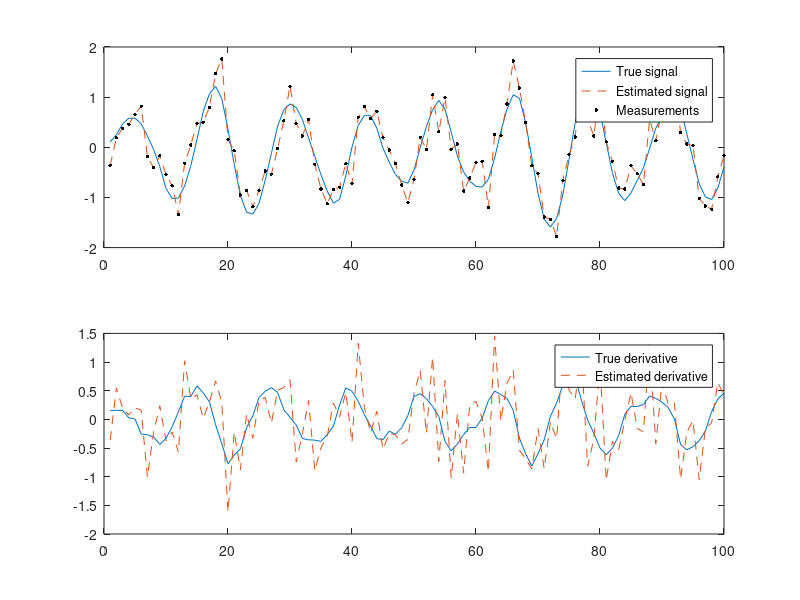

Write MATLAB code to recreate this figure. (Note: this script raises an error after producing the figure.)
%%%%%%%%%%%%%%%%%%%%%%%%%%%%%%%%%%%%%%%%%%%%%%%%%%%%%%%%%%%%%%%%%
%
% S-114.4202 Research Seminar on Computational Science
% Bayesian Estimation of Time-Varying Processes (5 p) L V
%
% $Id: kf_ex.m,v 1.1 2009/03/30 17:00:18 ssarkka Exp $
%
% This software is distributed under the GNU General Public 
% Licence (version 2 or later); please refer to the file 
% Licence.txt, included with the software, for details.
%
%%%%%%%%%%%%%%%%%%%%%%%%%%%%%%%%%%%%%%%%%%%%%%%%%%%%%%%%%%%%%%%%%

  %%%%%%%%%%%%%%%%%%%%%%%%%%%%%%%%%%%%%%%%
  %
  % Generate data
  %
  %%%%%%%%%%%%%%%%%%%%%%%%%%%%%%%%%%%%%%%%
  randn('state',123);
  steps = 100;

  w = 0.5;
  q = 0.01;
  r = 0.1;

  % This is the transition matrix
  A = [cos(w)    sin(w)/w; 
       -w*sin(w) cos(w)];

  % This is the process noise covariance
  Q = [0.5*q*(w-cos(w)*sin(w))/w^3 0.5*q*sin(w)^2/w^2;
       0.5*q*sin(w)^2/w^2          0.5*q*(w+cos(w)*sin(w))/w];

  % This is the true initial value
  x0 = [0;0.1]; 

  X = zeros(2,steps);  % The true signal
  Y = zeros(1,steps);  % Measurements
  T = 1:steps;         % Time
  x = x0;
  for k=1:steps
    x = mvnrnd(A*x,Q)';
    y = mvnrnd(x(1),r);
    X(:,k) = x;
    Y(:,k) = y;
  end

  %figure;
  %subplot(1,1,1);
  %plot(T,X(1,:),'--',T,Y,'o');
  %legend('True signal','Measurements');
  %fprintf('This is the simulated data. Press enter.\n');
  %pause;
  
  %%%%%%%%%%%%%%%%%%%%%%%%%%%%%%%%%%%%%%%%
  %
  % Base line solution. The estimates
  % of x_k are stored as columns of
  % the matrix EST1.
  %
  %%%%%%%%%%%%%%%%%%%%%%%%%%%%%%%%%%%%%%%%
  
  m1 = x0;  % Initialize to true value
  EST1 = zeros(2,steps);
  for k=1:steps
    m1(2) = Y(k)-m1(1);
    m1(1) = Y(k);

    EST1(:,k) = m1;
  end

  % Plot the signal and its estimate
  figure;
  subplot(2,1,1);
  plot(T,X(1,:),'-',T,EST1(1,:),'--',T,Y,'k.','MarkerSize',8);
  legend('True signal','Estimated signal','Measurements');
  
  % Plot the derivative and its estimate
  subplot(2,1,2);
  plot(T,X(2,:),'-',T,EST1(2,:),'--');
  legend('True derivative','Estimated derivative');
  exportplot('ex_3_3_basesol.pdf',figW,figH,gcf,1.5);
  % Compute error
  err1 = rmse(X,EST1);
  
  fprintf('This is the base line estimate. Press enter.\n');
  
  
  %%%%%%%%%%%%%%%%%%%%%%%%%%%%%%%%%%%%%%%%
  % Kalman filter solution
  %%%%%%%%%%%%%%%%%%%%%%%%%%%%%%%%%%%%%%%%

  m = x0;     % Initialize to true value
  P = eye(2); % Some uncertanty in covariance  
  EST2 = zeros(2,steps);
  EST2P = zeros(2,2,steps);
  
  Ks = EST2;
  H = [1 0];
  kdiff = zeros(1,steps);
  for k=1:steps
    % prediction
    m_ = A*m;
    P_ = A*P*A'+Q;
    
    % update
    K = P_(:,1)/(P_(1,1)+r);
    Ks(:,k) = K;
    m = m_ + K*(Y(k)-m_(1));
    P = P_-(P_(1,1)+r)*(K*K');

    % Store the results
    EST2(:,k) = m;
    EST2P(:,:,k) = P;
  end

  % Plot the signal and its estimate
  figure;
  subplot(2,1,1);
  plot(T,X(1,:),'-',T,EST2(1,:),'--',T,Y,'k.','MarkerSize',8);
  legend('True signal','Estimated signal','Measurements');
  
  % Plot the derivative and its estimate
  subplot(2,1,2);
  plot(T,X(2,:),'-',T,EST2(2,:),'--');
  legend('True derivative','Estimated derivative');
  exportplot('ex_3_3_kalmansol.pdf',figW,figH,gcf,1.5);


  % Compute error
  err2 = rmse(X,EST2);  



  %%%%%%%%%%%%%%%%%%%%%%%%%%%%%%%%%%%%%%%%
  % Stationary Kalman filter solution
  %%%%%%%%%%%%%%%%%%%%%%%%%%%%%%%%%%%%%%%%

  m3 = x0;     % Initialize to true value
  K  =  [0.424975200169185;
         0.111137301539005];  % Store the stationary gain here
  
  EST3 = zeros(2,steps);

  for k=1:steps
    % Replace these with the stationary Kalman filter equations
    m3 = A*m3+K*(Y(k)-A(1,:)*m3);
    
    % Store the results
    EST3(:,k) = m3;
  end

  % Plot the signal and its estimate
  figure;
  subplot(2,1,1);
  plot(T,X(1,:),'-',T,EST3(1,:),'--',T,Y,'k.','MarkerSize',8);
  legend('True signal','Estimated signal','Measurements');
  
  % Plot the derivative and its estimate
  subplot(2,1,2);
  plot(T,X(2,:),'-',T,EST3(2,:),'--');
  legend('True derivative','Estimated derivative');
  exportplot('ex_3_3_statkalmansol.pdf',figW,figH,gcf,1.5);
  
  
  % Compute error
  err3 = rmse(X,EST3);
  
    rLabels = {'RMSE'};
    cLabels = {'Baseline' 'Kalman' 'Stat. Kalman'};
    matrix2latex([err1 err2 err3],'ex_3_3_rmse.tex',...
           'alignment','d{?}{2}','format','$%.5f$','columnLabels',cLabels,...
           'rowLabels',rLabels,'rowLabelAlignment','r');
  
 
 %%

  %%%%%%%%%%%%%%%%%%%%%%%%%%%%%%%%%%%%%%%%
  %
  % RTS Smoother
  % The estimates of x_k are stored as columns of
  % the matrix EST3.
  %
  %%%%%%%%%%%%%%%%%%%%%%%%%%%%%%%%%%%%%%%%

mss = zeros(2,steps);
Pss = EST2P;
Gs = mss;
m_s = EST2(:,end);
P_s = EST2P(:,:,end);
mss(:,end) = m_s;
Pss(:,:,end) = P_s;

for k=steps-1:-1:1
    m = EST2(:,k);
    P = EST2P(:,:,k);
    % prediction
    m_ = A*m;
    P_ = A*P*A'+Q;
    
    % update
    G = P*A/P_;
    m_s = m + G*(m_s-m_);
    P_s = P + G*(P_s-P_)*G';
    mss(:,k) = m_s;
    Pss(:,:,k) = P_s;
    
end

% Plot the signal and its estimate
figure;
subplot(2,1,1);
plot(T,EST2(1,:),'-',T,EST3(1,:),'--');
legend('Kalman','RTS');
xlabel('Time');
ylabel('Mean');

% Plot the derivative and its estimate
subplot(2,1,2);
plot(T,EST2(2,:),'-',T,EST3(2,:),'--');
legend('Kalman','RTS');
xlabel('Time');
ylabel('Mean');

exportplot('ex_7_2.pdf',figW,figH,gcf,1.5);
err4 = rmse(X,mss);
  
rLabels = {'RMSE'};
cLabels = {'Baseline' 'Kalman' 'Stat. Kalman' 'RTS'};
matrix2latex([err1 err2 err3 err4],'ex_7_2_rmse.tex',...
       'alignment','d{?}{2}','format','$%.5f$','columnLabels',cLabels,...
       'rowLabels',rLabels,'rowLabelAlignment','r');  
  


